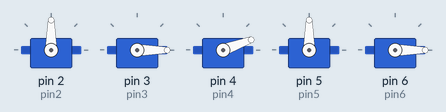
This sketch was run on a simulated Arduino Uno, built with avr-gcc and run on an emulated ATmega328P. On the bench: 5 × servo.

Above: at 0.1 s.
At 5.08 s:
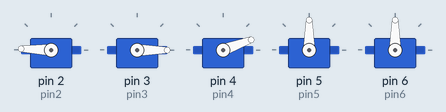
At 9.92 s:
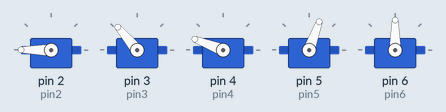
At 19.91 s:
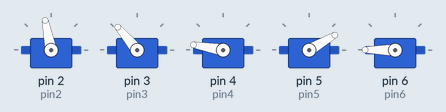
At 29.58 s:
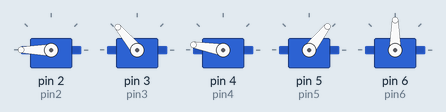
At 39.58 s:
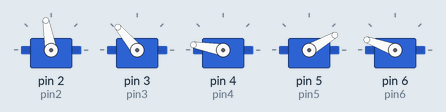
Timing chart, 0 to 40.0 s (numbered marks = the images above):
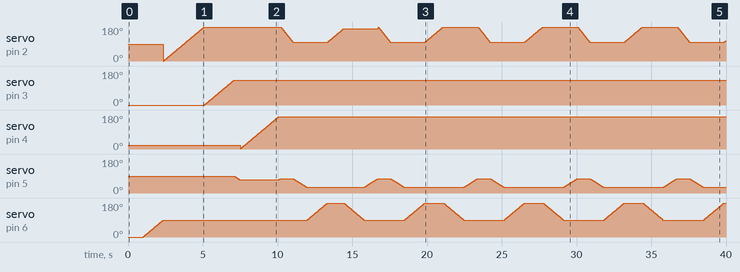

Measured:
- by itself, servo on pin 3 (pin3): moves from 0° to 130° over 1.9 s

The sketch:

RoboticHandManufacturingCode.ino
```cpp
/* Robotic Hand Manufacturing Code
 by Tomas Kubaitis
*/

#include <Servo.h>

Servo pin2;
Servo pin3;
Servo pin4;
Servo pin5;
Servo pin6;


int pos = 0;

void setup() {
  pin2.attach(2);
   pin3.attach(3);
    pin4.attach(4);
     pin5.attach(5);
      pin6.attach(6);
}
void loop() {
pin4.write(20);
pin3.write(0);
pin6.write(0);
delay(1000);
for (pos = 0; pos <= 90; pos += 1) {
    pin6.write(pos);
    delay(15);
  }
for (pos = 0; pos <= 180; pos += 1) {
    pin2.write(pos);
    delay(15);
  }
   for (pos = 0; pos <= 130; pos += 1) {
    pin3.write(pos);
    delay(15);
  }
  for (pos = 90; pos >= 70; pos -= 1) {
    pin5.write(pos);
    delay(20);
  }
for (pos = 0; pos <= 170; pos += 1) {
    pin4.write(pos);
    delay(15);
  }
for (pos = 70; pos <= 76; pos += 1) {
    pin5.write(pos);
    delay(20);
  }
for (pos = 180; pos >= 100; pos -= 1) {
    pin2.write(pos);
    delay(10);
  }
for (pos = 76; pos >= 30; pos -= 1) {
    pin5.write(pos);
    delay(20);
  }
for (pos = 90; pos <= 180; pos += 1) {
    pin6.write(pos);
    delay(15);
  }
for (pos = 100; pos <= 170; pos += 1) {
    pin2.write(pos);
    delay(15);
  }
int a = 1;
while(a==1){
for (pos = 180; pos >= 90; pos -= 1) {
    pin6.write(pos);
    delay(15);
  }
for (pos = 30; pos <= 76; pos += 1) {
    pin5.write(pos);
    delay(20);
  }
for (pos = 180; pos >= 100; pos -= 1) {
    pin2.write(pos);
    delay(10);
  }
for (pos = 76; pos >= 30; pos -= 1) {
    pin5.write(pos);
    delay(20);
  }
for (pos = 90; pos <= 180; pos += 1) {
    pin6.write(pos);
    delay(15);
  }
for (pos = 100; pos <= 180; pos += 1) {
    pin2.write(pos);
    delay(15);
  }
}
}
```
